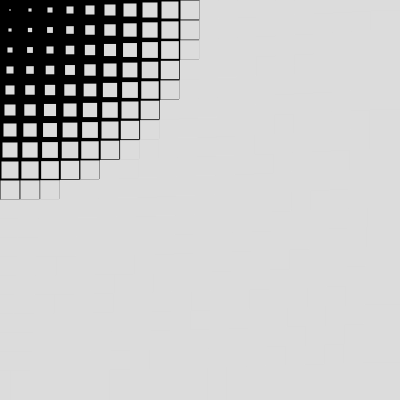
Frame 1 (no input)
Frame 60 (no input): identical to frame 1, image omitted
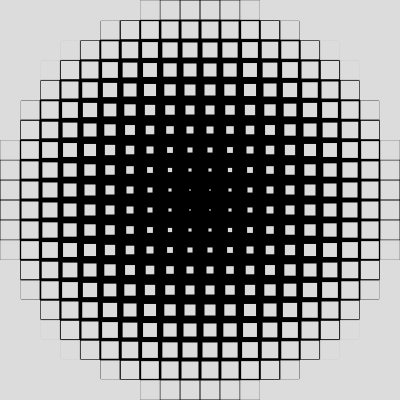
Frame 120 (the mouse pressed at the canvas centre since frame 60)

The p5.js sketch that drew these frames (run headless with seeded random() and noise() and a simulated clock; from frame 60 on, the mouse is pressed at the canvas centre):

// p5.js sketch
// ── sketch.js
let cols; let rows;
let spacing = 20;
let size = [];
let scl = 0.1;

function setup() {
  createCanvas(400, 400);
  rectMode(CENTER);
  cols = width/spacing;
  rows = height/spacing;
}      

function draw() {
   background(0);
   
  for (let i=0; i<cols; i++){
     size[i] = [];
   for (let j=0; j<rows; j++){
     size[i][j] = (dist(mouseX, mouseY, spacing/2 + i*spacing, spacing/2 + j*spacing))*scl;
      }
   }
  
  
  for (let i=0; i<cols; i++){
    noStroke();
    fill(220);
    for (let j = 0; j<rows; j++){
      rect(spacing/2 + i*spacing, spacing/2 + j*spacing, size[i][j], size[i][j]);
    }
  }
}
